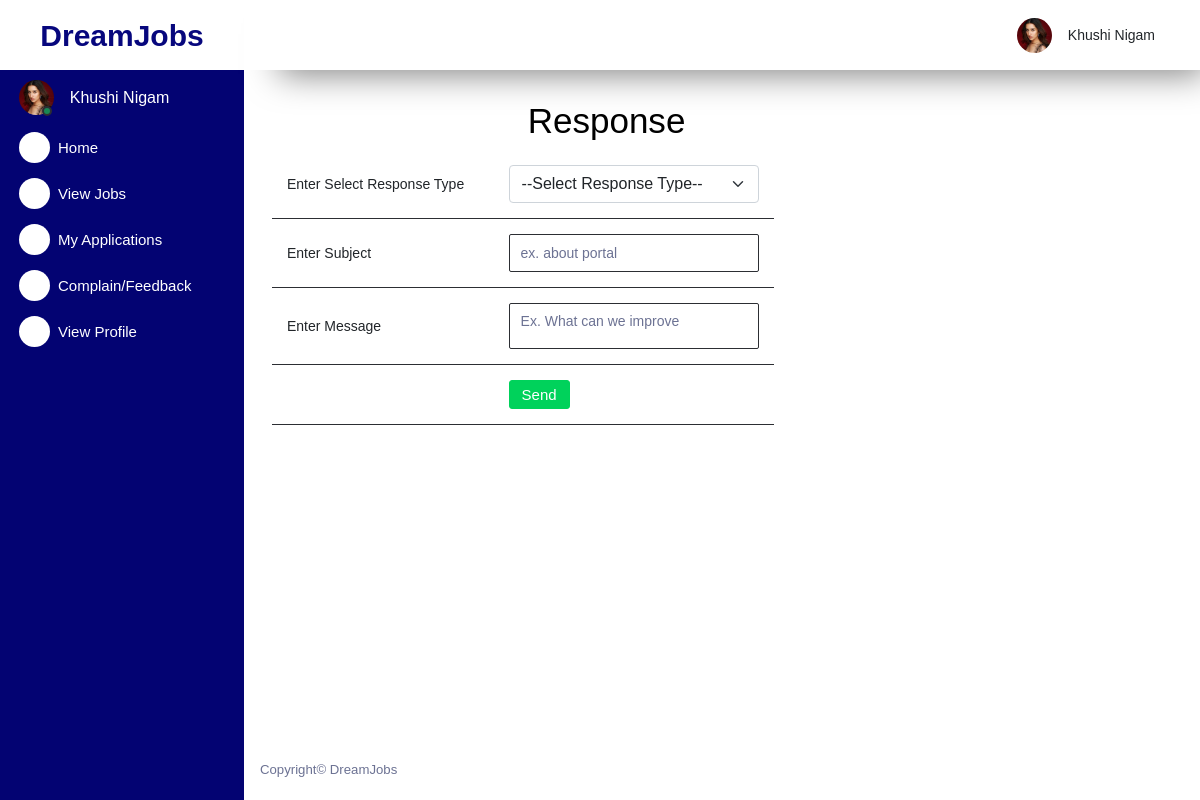
Page /jsapp/response/ (signed in) on the committed database.
### jobapp/models.py (models this page shows)
class JobSeeker(models.Model):
    profilepic=models.FileField(upload_to='',default="pic")
    name=models.CharField( max_length=50)
    gender=models.CharField(max_length=6)
    address=models.TextField()
    contactno=models.CharField(max_length=15)
    emailaddress=models.EmailField(max_length=50,primary_key=True)
    dob=models.CharField(max_length=20)
    qualification=models.CharField(max_length=100)
    experience=models.CharField(max_length=20)
    keyskills=models.TextField()
    regdate=models.CharField(max_length=30)

### jsapp/views.py (the view, shortened to what this page needs)
# urls.py: path('response/',views.response,name='response'),
@cache_control(no_cache=True, must_revalidate=True,no_store=True)
def response(request):
    try:
        if request.session['username']!=None:
            jobseek=JobSeeker.objects.get(emailaddress=request.session["username"])
            return render(request,"response.html",locals())
        return render(request,"response.html")
    except KeyError:
        return redirect("jobapp:login")

### jsapp/templates/response.html (shortened to what this page needs)
{% extends "jsparent.html" %}
{% block body %}
<div class="row">
    <div class="col-sm-12 w-75 mx auto">
        <h1 class="text-center">Response</h1>
      <div class="w-75 mx auto">
        <form method="post" class="'form-group">
        <table class="table text-dark">
            <tr>
                <td>Enter Select Response Type</td>
                <td>
                    <select name="responsetype" class="form-select">
                    <option selected>--Select Response Type--</option>
                    </select>
                </td>
            </tr>
            <tr>
                <td>Enter Subject</td>
                <td><input type="text" name="subject" class="form-control" placeholder="ex. about portal" style="background-color: transparent;"></td>
            </tr>
            <tr>
                <td>Enter Message</td>
                <td><textarea name="responsetext" class="form-control" placeholder="Ex. What can we improve" rows="5" style="background-color: transparent;"></textarea></td>
            </tr>
            <tr>
                <td>
                </td>
                <td><button type="submit" class="btn btn-success">Send</button></td></tr>
        </table>
        </form>
    </div>
</div>
</div>
{% endblock body %}

### jsapp/templates/jsparent.html (shortened to what this page needs)
<!DOCTYPE html>
<html lang="en">
    {% load static %}
<head>
    <link rel="stylesheet" href="{% static 'assets/vendors/mdi/css/materialdesignicons.min.css' %}">
    <link rel="stylesheet" href="{% static 'assets/vendors/css/vendor.bundle.base.css' %}">
    <link rel="stylesheet" href="{% static 'assets/vendors/jvectormap/jquery-jvectormap.css' %}">
    <link rel="stylesheet" href="{% static 'assets/vendors/flag-icon-css/css/flag-icon.min.css' %}">
    <link rel="stylesheet" href="{% static 'assets/vendors/owl-carousel-2/owl.carousel.min.css' %}">
    <link rel="stylesheet" href="{% static 'assets/vendors/owl-carousel-2/owl.theme.default.min.css' %}">
    <link rel="stylesheet" href="{% static 'assets/css/style.css' %}">
    <link rel="stylesheet" href="https://cdnjs.cloudflare.com/ajax/libs/font-awesome/6.6.0/css/brands.min.css" />
<link rel="stylesheet" href="https://cdnjs.cloudflare.com/ajax/libs/font-awesome/6.5.2/css/all.min.css" />
</head>
<body>
    <div class="container-scroller">
      <nav class="sidebar sidebar-offcanvas" id="sidebar" style="background-color:  rgb(3, 3, 114);; color: white;">
          <div class="sidebar-brand-wrapper d-none d-lg-flex align-items-center justify-content-center fixed-top " style="background-color:  #ffffff;">
           <a href="{%url 'jsapp:jshome' %}" style="text-decoration: none;"><span style="color: rgb(7, 7, 125); font-weight: 600; font-size: 30px;">DreamJobs</span></a>
          </div>
          <ul class="nav" style="color: white;">
            <li class="nav-item profile">
              <div class="profile-desc">
                <div class="profile-pic">
                  <div class="count-indicator">
                    <img class="img-xs rounded-circle " src="{{jobseek.profilepic.url}}" alt="">
                    <span class="count bg-success"></span>
                  </div>
                  <div class="profile-name">
                  <a href="{% url 'jsapp:jshome' %}" style="text-decoration: none; color: white;"><h5 class="mb-0 font-weight-normal">{{jobseek.name}}</h5> </a>
                  </div>
                </div>
                <a href="#" id="profile-dropdown" data-bs-toggle="dropdown"><i class="mdi mdi-dots-vertical" style="color: white;"></i></a>
              </div>
            </li>
            <li class="nav-item menu-items">
              <a class="nav-link" href="{% url 'jsapp:jshome' %}">
                <span class="menu-icon rounded-circle" style="background-color: white;">
                  <i class="mdi mdi-speedometer" style="background-color: white;"></i>
                </span>
                <span class="menu-title" style="color: white;">Home</span>
              </a>
            </li>
            <li class="nav-item menu-items">
              <a class="nav-link" href="{% url 'jsapp:viewjobs' %}">
                <span class="menu-icon rounded-circle" style="background-color: white;">
                  <i class="mdi mdi-speedometer" style="background-color: white;"></i>
                </span>
                <span class="menu-title" style="color: white;">View Jobs</span>
              </a>
            </li>
           <li class="nav-item menu-items">
              <a class="nav-link" href="{%url 'jsapp:appliedjobs' %}">
                <span class="menu-icon" style="background-color: white;">
                  <i class="mdi mdi-playlist-play" style="background-color: white;"></i>
                </span>
                <span class="menu-title" style="color: white;">My Applications</span>
              </a>
            </li>
            <li class="nav-item menu-items">
              <a class="nav-link" href="{% url 'jsapp:response' %}">
                <span class="menu-icon" style="background-color: white;">
                  <i class="mdi mdi-playlist-play" style="background-color: white;"></i>
                </span>
                <span class="menu-title" style="color: white;">Complain/Feedback</span>
              </a>
            </li>
            <li class="nav-item menu-items">
              <a class="nav-link" href="{% url 'jsapp:viewprofile' %}">
                <span class="menu-icon" style="background-color: white;">
                  <i class="mdi mdi-playlist-play" style="background-color: white;"></i>
                </span>
                <span class="menu-title" style="color: white;">View Profile</span>
              </a>
            </li>
          </ul>
        </nav>
        <div class="container-fluid page-body-wrapper">
          <nav class="navbar p-0 fixed-top d-flex flex-row" style="background-color: rgb(255, 255, 255);">
            <div class="navbar-menu-wrapper flex-grow d-flex align-items-stretch">
              <button class="navbar-toggler navbar-toggler align-self-center" type="button" data-toggle="minimize">
                <span class="mdi mdi-menu"></span>
              </button>
              <ul class="navbar-nav navbar-nav-right">
                <li class="nav-item dropdown">
                  <a class="nav-link" id="profileDropdown" href="#" data-bs-toggle="dropdown">
                    <div class="navbar-profile">
                      <img class="img-xs rounded-circle" src="{{jobseek.profilepic.url}}" alt="">
                      <p class="mb-0 d-none d-sm-block navbar-profile-name text-dark">{{jobseek.name}}</p>
                      <i class="mdi mdi-menu-down d-none d-sm-block"></i>
                    </div>
                  </a>
                </li>
              </ul>
            </div>
          </nav>
          <div class="main-panel" style="background-color: white;">
            <div class="content-wrapper" style="background-color: white; color: black;">
              {% block body %}
              {% endblock body %}
            </div>
            <footer class="footer" style="background-color: #ffffff; color: #000;">
              <div class="d-sm-flex justify-content-center justify-content-sm-between">
                <span class="text-muted d-block text-center text-sm-left d-sm-inline-block">Copyright© DreamJobs</span>
              </div>
            </footer>
          </div>
        </div>
      </div>
</body>
</html>

### rows in the picture
JobSeeker: profilepic (picture), name "Khushi Nigam"
